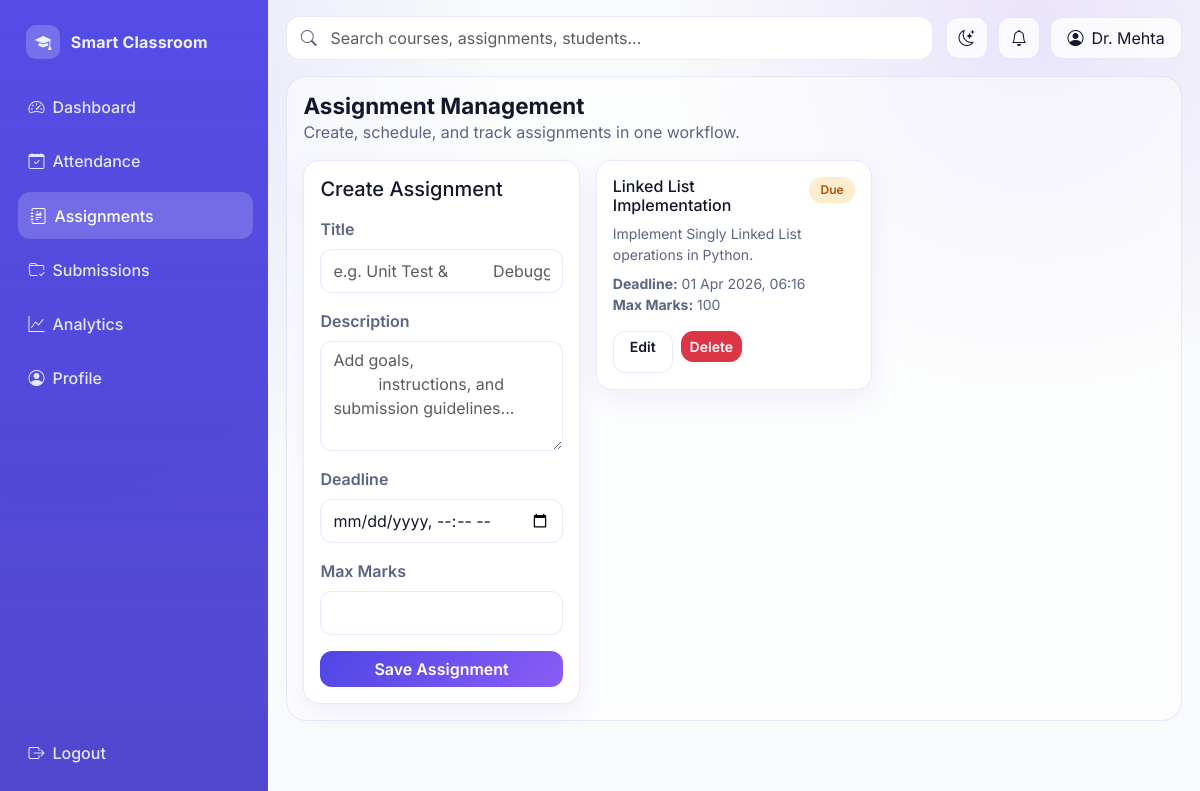
Before: /teacher/assignments (signed in) with the older database file.
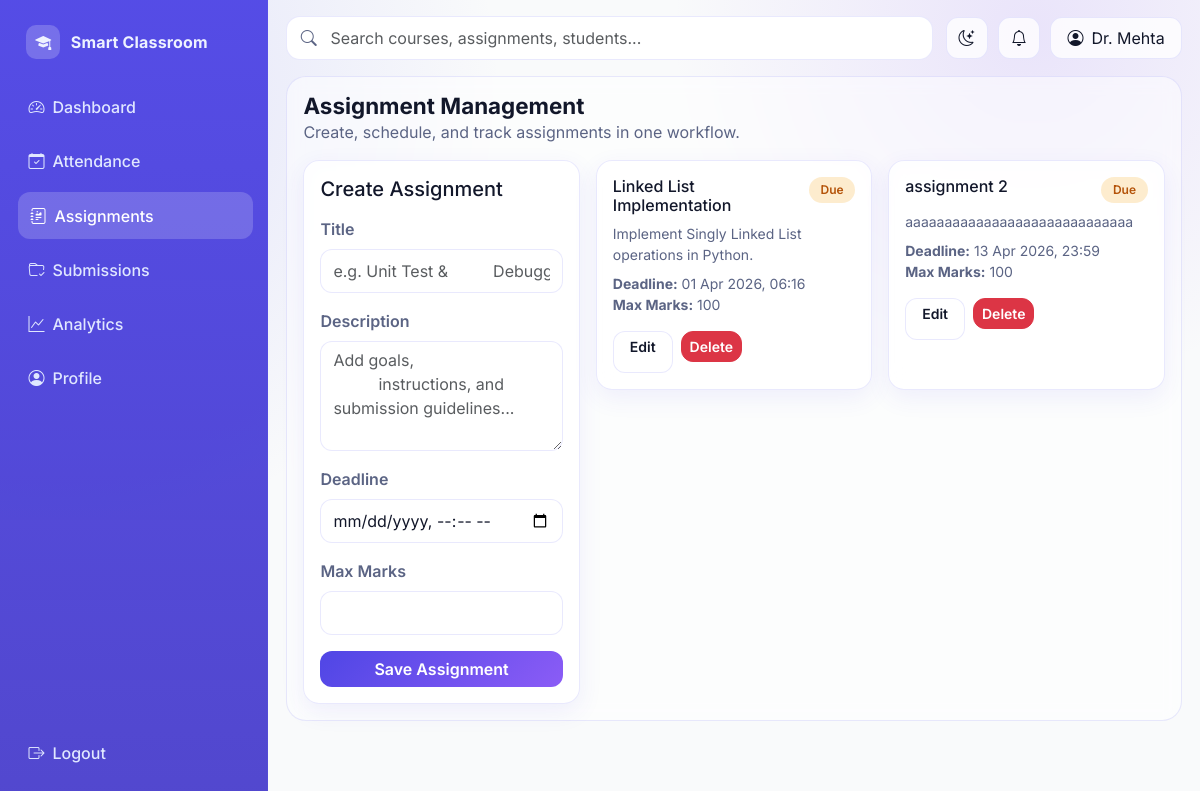
After: the same page with the newer database file.
### models/__init__.py (models this page shows)
class Assignment(db.Model):
    id = db.Column(db.Integer, primary_key=True)
    teacher_id = db.Column(db.Integer, db.ForeignKey("teacher_profile.user_id"), nullable=False)
    title = db.Column(db.String(200), nullable=False)
    description = db.Column(db.Text, nullable=False)
    deadline = db.Column(db.DateTime, nullable=False)
    max_marks = db.Column(db.Integer, nullable=False)
    created_at = db.Column(db.DateTime, default=lambda: datetime.now(timezone.utc), nullable=False)
    submissions = db.relationship("Submission", backref="assignment", lazy=True, cascade="all, delete")

### routes/teacher_routes.py (the view, shortened to what this page needs)
@teacher_bp.route("/assignments", methods=["GET", "POST"])
@login_required
@role_required("Teacher")
def assignments():
    form = AssignmentForm()
    all_assignments = Assignment.query.filter_by(teacher_id=current_user.id).order_by(Assignment.deadline.asc()).all()
    return render_template("teacher/assignments.html", form=form, assignments=all_assignments)

### forms/teacher_forms.py
class AssignmentForm(FlaskForm):
    title = StringField("Title", validators=[InputRequired(), Length(min=3, max=200)])
    description = TextAreaField("Description", validators=[InputRequired(), Length(min=5)])
    deadline = DateTimeLocalField("Deadline", format="%Y-%m-%dT%H:%M", validators=[InputRequired()])
    max_marks = IntegerField("Max Marks", validators=[InputRequired(), NumberRange(min=1, max=1000)])
    submit = SubmitField("Save Assignment")

### app.py (called while the page is built)
def create_app():
    app = Flask(__name__)
    app.config.from_object(Config)
    os.makedirs(app.config["UPLOAD_FOLDER"], exist_ok=True)
    db.init_app(app)
    bcrypt.init_app(app)
    login_manager.init_app(app)
    csrf.init_app(app)
    register_blueprints(app)
    @app.context_processor
    def inject_globals():
        return {"app_name": "College Management System"}
    with app.app_context():
        db.create_all()
    return app

### models/__init__.py (called while the page is built)
@login_manager.user_loader
def load_user(user_id):
    return User.query.get(int(user_id))

### templates/teacher/assignments.html (shortened to what this page needs)
{% extends 'base.html' %} {% block title %} - Assignments{% endblock %} {% block
content %}
<section class="page-header">
  <div>
    <h1 class="page-title">Assignment Management</h1>
    <p class="text-muted-soft mb-0">
      Create, schedule, and track assignments in one workflow.
    </p>
  </div>
</section>
<div class="row g-3">
  <div class="col-lg-4">
    <article class="app-card p-3 h-100">
      <h5 class="mb-3">Create Assignment</h5>
      <form method="POST">
        <div class="mb-3">
          {{ form.title.label(class='form-label') }} {{
          form.title(class='form-control', placeholder='e.g. Unit Test &
          Debugging') }}
        </div>
        <div class="mb-3">
          {{ form.description.label(class='form-label') }} {{
          form.description(class='form-control', rows=4, placeholder='Add goals,
          instructions, and submission guidelines...') }}
        </div>
        <div class="mb-3">
          {{ form.deadline.label(class='form-label') }} {{
          form.deadline(class='form-control') }}
        </div>
        <div class="mb-3">
          {{ form.max_marks.label(class='form-label') }} {{
          form.max_marks(class='form-control') }}
        </div>
        {{ form.submit(class='btn btn-primary w-100') }}
      </form>
    </article>
  </div>
  <div class="col-lg-8">
    <div class="row g-3">
      {% for item in assignments %}
      <div class="col-md-6">
        <article class="app-card p-3 h-100">
          <div class="d-flex justify-content-between align-items-start mb-2">
            <h6 class="mb-0">{{ item.title }}</h6>
            <span class="badge status-badge pending">Due</span>
          </div>
          <p class="text-muted-soft small mb-2">
            {{ item.description[:120] }}
          </p>
          <div class="small text-muted-soft mb-3">
            <div>
              <strong>Deadline:</strong> {{ item.deadline.strftime('%d %b %Y,
              %H:%M') }}
            </div>
            <div><strong>Max Marks:</strong> {{ item.max_marks }}</div>
          </div>
          <div class="d-flex gap-2">
            <a
              href="{{ url_for('teacher.edit_assignment', assignment_id=item.id) }}"
              class="btn btn-soft btn-sm px-3"
              >Edit</a
            >
            <form
              method="POST"
              action="{{ url_for('teacher.delete_assignment', assignment_id=item.id) }}"
              class="d-inline"
            >
              <button
                class="btn btn-danger btn-sm"
                onclick="return confirm('Delete assignment?');"
              >
                Delete
              </button>
            </form>
          </div>
        </article>
      </div>
      {% else %}
      <div class="col-12">
        <article class="app-card p-4 text-center text-muted-soft">
          No assignments created yet.
        </article>
      </div>
      {% endfor %}
    </div>
  </div>
</div>
{% endblock %}

### templates/base.html (shortened to what this page needs)
<!doctype html>
<html lang="en">
  <head>
    <link
      href="https://cdn.jsdelivr.net/npm/bootstrap@5.3.3/dist/css/bootstrap.min.css"
      rel="stylesheet"
    />
    <link
      rel="stylesheet"
      href="https://cdn.jsdelivr.net/npm/bootstrap-icons@1.11.3/font/bootstrap-icons.min.css"
    />
    <link
      rel="stylesheet"
      href="{{ url_for('static', filename='css/styles.css') }}"
    />
  </head>
  <body>
    {% if current_user.is_authenticated %}
    <div class="app-shell">
      <aside class="sidebar d-flex flex-column" id="appSidebar">
        <a class="brand" href="{{ url_for('core.index') }}">
          <span class="brand-dot"><i class="bi bi-mortarboard-fill"></i></span>
          <span>Smart Classroom</span>
        </a>
        <div class="nav-section">
          {% if current_user.role == 'Teacher' %} {% set nav = [
          ('teacher.dashboard', 'Dashboard', 'bi-speedometer2'),
          ('teacher.attendance', 'Attendance', 'bi-calendar-check'),
          ('teacher.assignments', 'Assignments', 'bi-journal-richtext'),
          ('teacher.submissions', 'Submissions', 'bi-folder-check'),
          ('teacher.analytics', 'Analytics', 'bi-graph-up') ] %} {% else %} {%
          set nav = [ ('student.dashboard', 'Dashboard', 'bi-speedometer2'),
          ('student.attendance', 'Attendance', 'bi-calendar-check'),
          ('student.assignments', 'Assignments', 'bi-journal-richtext'),
          ('student.grades', 'Grades', 'bi-award'), ('student.analytics',
          'Analytics', 'bi-graph-up') ] %} {% endif %} {% for endpoint, label,
          icon in nav %}
          <a
            class="nav-link-item {% if request.endpoint == endpoint %}active{% endif %}"
            href="{{ url_for(endpoint) }}"
          >
            <span><i class="bi {{ icon }} me-2"></i>{{ label }}</span>
          </a>
          {% endfor %}
          <a class="nav-link-item" href="#" aria-disabled="true">
            <span><i class="bi bi-person-circle me-2"></i>Profile</span>
          </a>
        </div>
        <div class="sidebar-footer">
          <a class="nav-link-item" href="{{ url_for('auth.logout') }}">
            <span><i class="bi bi-box-arrow-right me-2"></i>Logout</span>
          </a>
        </div>
      </aside>
      <section class="workspace">
        <header class="topbar">
          <div class="search-wrap">
            <i class="bi bi-search search-icon"></i>
            <input
              class="form-control"
              type="search"
              placeholder="Search courses, assignments, students..."
              aria-label="Search"
            />
          </div>
          <div class="toolbar-actions">
            <button
              class="icon-btn"
              id="darkModeToggle"
              type="button"
              aria-label="Toggle dark mode"
            >
              <i class="bi bi-moon-stars"></i>
            </button>
            <button class="icon-btn" type="button" aria-label="Notifications">
              <i class="bi bi-bell"></i>
            </button>
            <div
              class="btn-soft px-3 d-flex align-items-center gap-2"
              role="button"
              tabindex="0"
            >
              <i class="bi bi-person-circle"></i>
              <span class="hidden-mobile">{{ current_user.name }}</span>
            </div>
          </div>
        </header>
        {% endif %}
        <main
          class="{% if current_user.is_authenticated %}content-wrap{% else %}container pb-4{% endif %}"
        >
          {% block content %}{% endblock %}
        </main>
        {% if current_user.is_authenticated %}
      </section>
    </div>
    {% endif %}
  </body>
</html>

Changed rows visible on the page:
added Assignment: title "assignment 2", description "aaaaaaaaaaaaaaaaaaaaaaaaaaaaa", deadline "13 Apr 2026, 23:59", max_marks "100"
